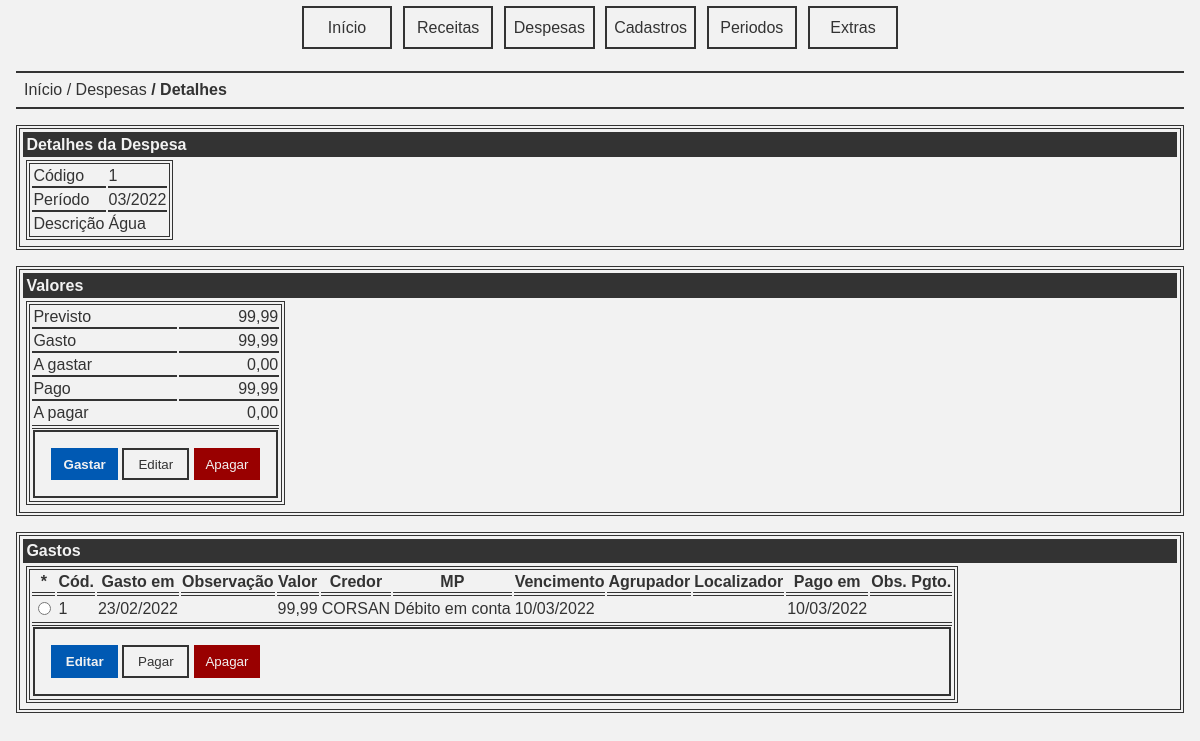
Page /despesa_detalhes.php?despesa=1 on the committed database.
### tables this page shows
CREATE TABLE IF NOT EXISTS `despesas` (
  `cod` int(11) NOT NULL AUTO_INCREMENT,
  `periodo` int(11) NOT NULL,
  `descricao` varchar(255) NOT NULL,
  `valor` decimal(10,2) NOT NULL,
  PRIMARY KEY (`cod`)
);

CREATE TABLE IF NOT EXISTS `gastos` (
  `cod` int(11) NOT NULL AUTO_INCREMENT,
  `despesa` int(11) NOT NULL,
  `gastoem` date NOT NULL,
  `observacao` varchar(255) DEFAULT NULL,
  `valor` decimal(10,2) NOT NULL,
  `credor` varchar(255) NOT NULL,
  `mp` varchar(255) NOT NULL,
  `vencimento` date DEFAULT NULL,
  `agrupador` varchar(255) DEFAULT NULL,
  `localizador` varchar(255) DEFAULT NULL,
  `pagoem` date DEFAULT NULL,
  `observacao_pgto` varchar(255) DEFAULT NULL,
  PRIMARY KEY (`cod`)
);

### app/despesa.php (called while the page is built, shortened)
<?php
require_once 'periodo.php';
function despesa_detalhes(int $cod): array {
    $dbh = connect();
    $stmt = $dbh->prepare('SELECT * FROM despesas WHERE cod = :cod;');
    $data = [
        'cod' => $cod
    ];
    if ($stmt->execute($data) === false) {
        trigger_error("Falha ao buscar dados da despesa [$cod].", E_USER_ERROR);
    }
    return $stmt->fetch();
}
function total_gasto(int $despesa): float {
    $dbh = connect();
    $stmt = $dbh->prepare('SELECT SUM(valor) AS total FROM gastos WHERE despesa = :despesa;');
    $data = [
        ':despesa' => $despesa
    ];
    if ($stmt->execute($data) === false) {
        trigger_error("Falha ao buscar os gastos da despesa [$despesa].", E_USER_ERROR);
    }
    $data = $stmt->fetch();
    return round($data['total'], 2);
}
function total_pago(int $despesa): float {
    $dbh = connect();
    $stmt = $dbh->prepare('SELECT SUM(valor) AS total FROM gastos WHERE despesa = :despesa AND pagoem NOT LIKE "0000-00-00";');
    $data = [
        ':despesa' => $despesa
    ];
    if ($stmt->execute($data) === false) {
        trigger_error("Falha ao buscar os gastos pagos da despesa [$despesa].", E_USER_ERROR);
    }
    $data = $stmt->fetch();
    return round($data['total'], 2);
}
function gastos_listar(int $despesa): array {
    $dbh = connect();
    $stmt = $dbh->prepare('SELECT * FROM gastos WHERE despesa = :despesa;');
    $data = [
        ':despesa' => $despesa
    ];
    if ($stmt->execute($data) === false) {
        trigger_error("Falha ao buscar os gastos da despesa [$despesa].", E_USER_ERROR);
    }
    $data = $stmt->fetchAll();
    return $data;
}

### app/periodo.php (called while the page is built, shortened)
<?php
require_once '../app/despesa.php';
function int2periodo(int $periodo): string {
    $dt = date_create_from_format('Ym', $periodo);
    return $dt->format('Y-m');
}
function format_periodo(string $periodo): string {
    $dt = date_create_from_format('Y-m', $periodo);
    return $dt->format('m/Y');
}
function format_date(string $date): string {
    $dt = date_create_from_format('Y-m-d', $date);
    return $dt->format('d/m/Y');
}

### app/valor.php (called while the page is built, shortened)
<?php
function currency(float $valor): string {
    $num = number_format($valor, 2, ',', '.');
    return $num;
}

### public/despesa_detalhes.php (the view, shortened to what this page needs)
<?php
require '../tpl/pageh.php';
require_once '../app/periodo.php';
require_once '../app/despesa.php';
require_once '../app/valor.php';
if (key_exists('despesa', $_GET)) {
    $cod = $_GET['despesa'];
} else {
    trigger_error("Despesa não informada.", E_USER_ERROR);
}
$despesa = despesa_detalhes($cod);
$previsto = $despesa['valor'];
$total_gasto = total_gasto($cod);
$agastar = round($previsto - $total_gasto, 2);
$total_pago = total_pago($cod);
$apagar = round($previsto - $total_pago, 2);
$gastos = gastos_listar($cod);
?>
<nav class="breadcrumb">
    <a class="item" href="index.php">Início</a>
    <a class="item" href="despesas.php">Despesas</a>
    <a class="item">Detalhes</a>
</nav>
<article class="panel">
    <header class="title">Detalhes da Despesa</header>
    <table class="table">
        <tbody>
            <tr>
                <td>Código</td>
                <td><?= $despesa['cod']; ?></td>
            </tr>
            <tr>
                <td>Período</td>
                <td><?= format_periodo(int2periodo($despesa['periodo'])); ?></td>
            </tr>
            <tr>
                <td>Descrição</td>
                <td><?= $despesa['descricao']; ?></td>
            </tr>
        </tbody>
    </table>
</article>
<article class="panel">
    <header class="title">Valores</header>
    <table class="table">
        <tbody>
            <tr>
                <td>Previsto</td>
                <td class="text align right"><?= currency($previsto); ?></td>
            </tr>
            <tr>
                <td>Gasto</td>
                <td class="text align right"><?= currency($total_gasto); ?></td>
            </tr>
            <tr>
                <td>A gastar</td>
                <td class="text align right"><?= currency($agastar); ?></td>
            </tr>
            <tr>
                <td>Pago</td>
                <td class="text align right"><?= currency($total_pago); ?></td>
            </tr>
            <tr>
                <td>A pagar</td>
                <td class="text align right"><?= currency($apagar); ?></td>
            </tr>
        </tbody>
        <tfoot>
            <tr>
                <td colspan="2">
                    <form class="buttons">
                        <button type="submit" class="button primary" formaction="gastar.php" formmethod="GET">Gastar</button>
                        <button type="submit" class="button" formaction="despesa_editar.php" formmethod="GET">Editar</button>
                        <button type="submit" class="button error" formaction="despesa_apagar.php" formmethod="GET">Apagar</button>
                    </form>
                </td>
            </tr>
        </tfoot>
    </table>
</article>
<article class="panel">
    <header class="title">Gastos</header>
    <table class="table">
        <thead>
            <tr>
                <th>*</th>
                <th>Cód.</th>
                <th>Gasto em</th>
                <th>Observação</th>
                <th>Valor</th>
                <th>Credor</th>
                <th>MP</th>
                <th>Vencimento</th>
                <th>Agrupador</th>
                <th>Localizador</th>
                <th>Pago em</th>
                <th>Obs. Pgto.</th>
            </tr>
        </thead>
        <tbody>
            <?php foreach ($gastos as $item): ?>
            <tr>
                <td>
                    <input type="radio" name="cod" value="<?=$item['cod'];?>" form="processar_gasto">
                </td>
                <td><?=$item['cod'];?></td>
                <td><?= format_date($item['gastoem']);?></td>
                <td><?=$item['observacao'];?></td>
                <td><?= currency($item['valor']);?></td>
                <td><?=$item['credor'];?></td>
                <td><?=$item['mp'];?></td>
                <td><?= format_date($item['vencimento']);?></td>
                <td><?=$item['agrupador'];?></td>
                <td><?=$item['localizador'];?></td>
                <td><?= format_date($item['pagoem']);?></td>
                <td><?=$item['observacao_pgto'];?></td>
            </tr>
            <?php endforeach;?>
        </tbody>
        <tfoot>
            <tr>
                <td colspan="12">
                    <form id="processar_gasto" class="buttons">
                        <button type="submit" class="button primary" formaction="gasto_editar.php" formmethod="GET">Editar</button>
                        <button type="submit" class="button" formaction="pagar.php" formmethod="GET">Pagar</button>
                        <button type="submit" class="button error" formaction="gasto_apagar.php" formmethod="GET">Apagar</button>
                    </form>
                </td>
            </tr>
        </tfoot>
    </table>
</article>
<?php require '../tpl/pagef.php'; ?>

### public/assets/css/basic.css (style rules this page uses)
:root { --tc: #333333; --bgc: #f2f2f2; --dc: #0059b3; --dac: #0073e6; --ec: #990000; --eac: #b30000; --sc: #009900; --sac: #006600; --wc: #ff9900; --wac: #cc7a00; }
body { color: var(--tc); font-family: sans-serif; background-color: var(--bgc); padding: 0; margin: 0; }
a { text-decoration: none; color: var(--tc); font-style: normal; }
.item { font-style: normal; }
.panel { border: double 0.25em var(--tc); padding: 0.2em; margin: 1em; }
.title { font-weight: bold; background-color: var(--tc); color: var(--bgc); margin: 0; margin-bottom: 0.2em; padding: 0.2em; }
.breadcrumb { margin: 1em; font-style: italic; border-top: solid 0.15em var(--tc); border-bottom: solid 0.15em var(--tc); padding: 0.5em; }
.breadcrumb > .item::before { content: " / "; }
.breadcrumb > .item:first-child::before { content: ""; }
.breadcrumb > .item:last-child { font-weight: bold; }
.buttons { border: solid 0.15em var(--tc); padding: 1em; }
.button { background: transparent; border: solid 0.15em var(--tc); padding: 0.5em; min-width: 5em; color: var(--tc); }
.button.primary { background-color: var(--dc); border: solid 0.15em var(--dc); color: var(--bgc); font-weight: bold; }
.button.error { background-color: var(--ec); border: solid 0.15em var(--ec); color: var(--bgc); }
.table { border: double 0.25em var(--tc); margin: 0.2em; }
.table > tbody > tr > td { border-bottom: solid 0.15em var(--tc); }
.table > tbody > tr:last-child > td { border-bottom: none; }
.table > thead > tr > th, .table > tfoot > tr > th { font-weight: bold; }
.table > thead > tr > th, .table > thead > tr > td { border-bottom: double 0.25em var(--tc); }
.table > tfoot > tr > th, .table > tfoot > tr > td { border-top: double 0.25em var(--tc); }
.text.align.right { text-align: right; }

### rows in the picture
despesas: cod "1", periodo "03/2022", descricao "Água", valor "99,99"
gastos: cod "1", gastoem "23/02/2022", valor "99,99", credor "CORSAN", mp "Débito em conta", vencimento "10/03/2022", pagoem "10/03/2022"

### other values in the picture
currency($total_gasto) "99,99"
currency($agastar) "0,00"
currency($total_pago) "99,99"
currency($apagar) "0,00"
